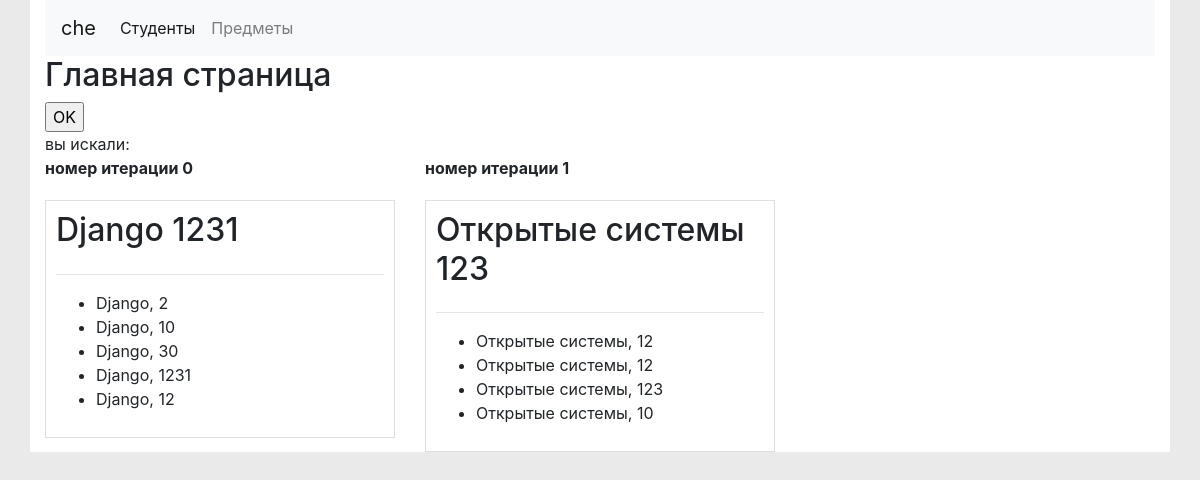
Page /course/ on the earlier database version.
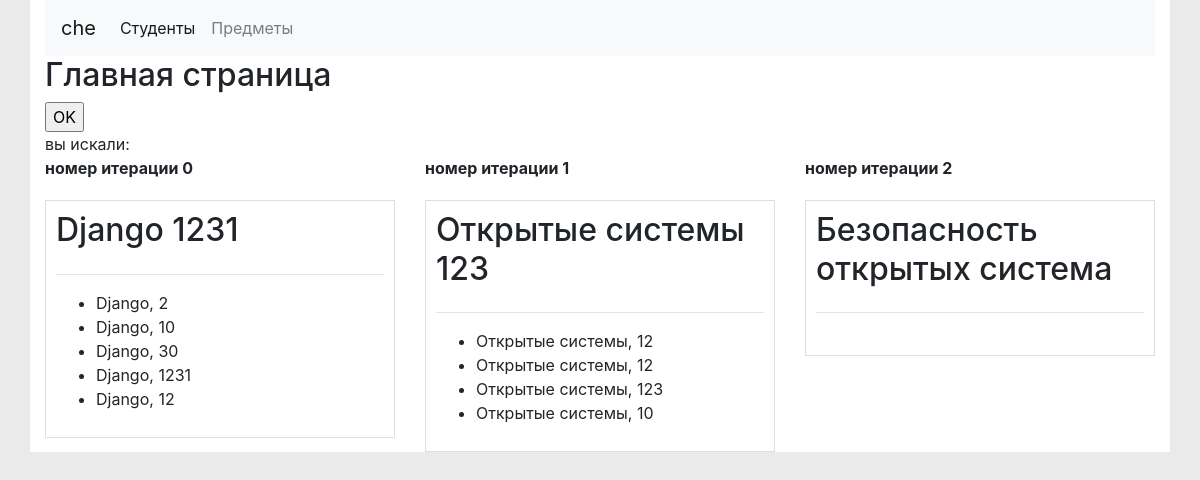
Same page on the later database version.
### studentapp/models.py (models this page shows)
class Course(models.Model):
    name = models.CharField(max_length=255,verbose_name="Название предмета")
    def get_max_score(self):
        return self.mark_set.all().order_by('-score').first()

class Mark(models.Model):
    course = models.ForeignKey(Course,on_delete=models.CASCADE)
    student = models.ForeignKey(Student,on_delete=models.CASCADE)
    score =  models.IntegerField()
    def __str__(self):
        return "{}, {}".format(self.course.name,self.score)

### studentapp/views.py (the view)
# urls.py: path('course/', views.CourseList.as_view()),
class CourseList(ListView):
    model = Course
    paginate_by = 10

### studentapp/templates/studentapp/course_list.html (shortened to what this page needs)
{% extends 'base.html'%}
{% load static %}
{%block content %}
<div> вы искали: {{request.GET.search}}</div>
<div class="row">
    {% for cours in course_list%}
    <div class="col-lg-4 col-md-6 col-sm-12">
        <b> номер итерации {{forloop.counter0}}</b>
        <div class="article">
            <div class="row">
                <div class="col-md-12"> <h2>{{cours.name}}  {{cours.get_max_score.score}}</h2></div>
            </div>
            <hr>
            <div class="row">
                <div class="col-md-12">
                    <ul>
                        {%for mark in cours.mark_set.all %}
                        <li>{{mark}}</li>
                        {%endfor%}
                    </ul>
                </div>
            </div>
        </div>
    </div>
        {%endfor%}
</div>
{%endblock%}

Differences in the rows shown:
added Course: name "Безопасность открытых система"
